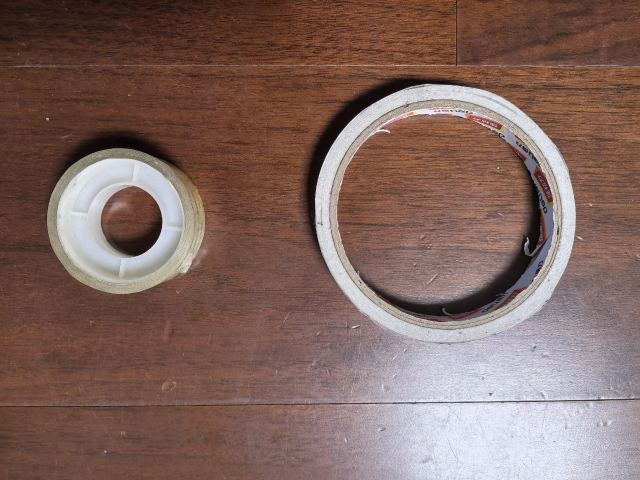
//> input picture 实验课4/实验课4/实验课3二值法/1.jpg, 1280 x 960 px (shown at 1/2 size)
$ ./FileName   (built with g++ and OpenCV 4)
//> lines starting //> are read from the running program, lines starting //| are printed output that depends on the picture; after the words box and inside, x2 and y2 are one past the last pixel; in counts of white or black regions, pixels touching at a corner belong together
#include <opencv2/opencv.hpp>
#include <iostream>
#include <vector>
#include <string>

using namespace cv;
using namespace std;

int main() {
    // ================= 0. 设置基础信息 =================
    string save_dir = "./"; // 图片保存路径
    string img_path = "E:/01_code/opcv/实验课4/实验课4/实验课3二值法/1.jpg";

    // ================= 1. 读取图像 =================
    Mat img_src = imread(img_path);
//> img_src is the input picture: 960 rows x 1280 cols, CV_8UC3; mean B, G, R 96.1, 102.9, 129.5
    if (img_src.empty()) {
        cout << "❌ 无法读取图像！请检查路径: " << img_path << endl;
        return -1;
    }
    cout << "图像读取成功，尺寸: " << img_src.cols << "x" << img_src.rows << endl;
//| 图像读取成功，尺寸: 1280x960

    // ================= 2. 预处理 (模糊 + 降亮) =================
    Mat img_blurred;
    GaussianBlur(img_src, img_blurred, Size(9, 9), 0);

    Mat img_darkened;
    img_blurred.convertTo(img_darkened, -1, 1, -20); // 降低亮度压暗背景

    // ================= 3. HSV 颜色分割 =================
    Mat img_hsv;
    cvtColor(img_darkened, img_hsv, COLOR_BGR2HSV);
//> img_hsv: 960 rows x 1280 cols, CV_8UC3; mean H, S, V 38.7, 109.3, 111.7

    Mat img_mask;
    // 提取偏白/亮色区域
    inRange(img_hsv, Scalar(0, 0, 180), Scalar(180, 100, 255), img_mask);
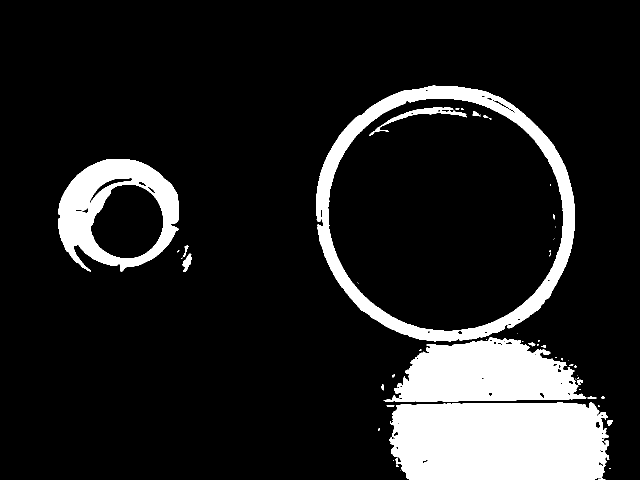
//> img_mask: 960 rows x 1280 cols, CV_8UC1 (shown at 1/2 size); 13.3% white; 51 white regions (31 under 20 px), largest, box (x1, y1, x2, y2) and area: (778, 805, 1219, 960) 63306, (632, 171, 1150, 683) 37220, (767, 675, 1173, 803) 35229

    // V通道二次约束
    vector<Mat> hsv_channels;
    split(img_hsv, hsv_channels);
    Mat val_mask;
    threshold(hsv_channels[2], val_mask, 120, 255, THRESH_BINARY);
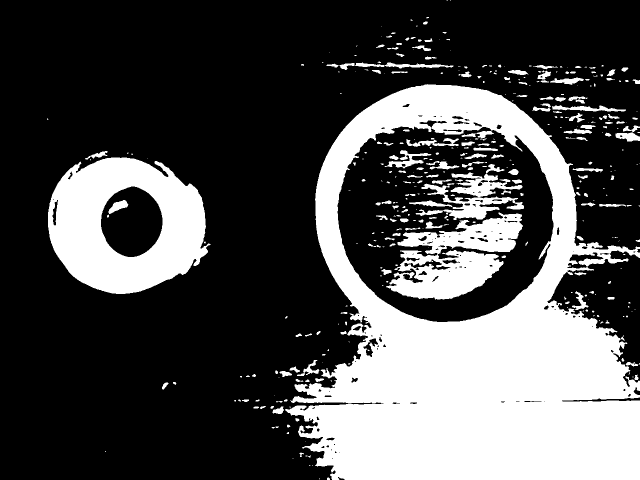
//> val_mask: 960 rows x 1280 cols, CV_8UC1 (shown at 1/2 size); 30.6% white; 385 white regions (204 under 20 px)
    bitwise_and(img_mask, val_mask, img_mask);

    // ================= 4. 底部位置过滤 (去反光) =================
    Mat img_filtered_binary = img_mask.clone();
    vector<vector<Point>> contours;
    findContours(img_filtered_binary, contours, RETR_EXTERNAL, CHAIN_APPROX_SIMPLE);
//> contours = 37 contours, 24 with area under 20; largest, box (x1, y1, x2, y2) and area: (632, 171, 1150, 683) 208301, (778, 805, 1219, 960) 62943, (116, 318, 358, 544) 41008, (767, 675, 1173, 803) 35004, (365, 507, 384, 544) 303

    int height_threshold = int(img_src.rows * 0.75);
//> height_threshold = 720
    for (auto& contour : contours) {
        Rect bound = boundingRect(contour);
        // 如果轮廓底部超过了阈值线，视为反光，填充黑色
        if (bound.y + bound.height >= height_threshold) {
            drawContours(img_filtered_binary, vector<vector<Point>>{contour}, -1, Scalar(0), FILLED);
        }
    }
//> this loop made 37 passes
//> bound on passes 2, 4, 5, 6, 7, 8, 9, 10, 11, 12, 13, 15: Rect(1218, 936, 4, 2), Rect(756, 857, 4, 5), Rect(1215, 840, 10, 12), Rect(1196, 810, 3, 4), Rect(773, 810, 16, 4), Rect(778, 805, 441, 155), Rect(1203, 793, 7, 4), Rect(1175, 793, 18, 5), Rect(1159, 778, 2, 2), Rect(763, 769, 4, 12), Rect(1154, 759, 12, 11), Rect(1155, 755, 3, 3)
//> (contour, bound) on passes 1, 3, 14, 16, 20, 27: (1 Point (x, y): [800, 940], Rect(800, 940, 1, 1)), (3 Points (x, y): [786, 920], [786, 921], [787, 920], Rect(786, 920, 2, 2)), (3 Points (x, y): [1151, 757], [1151, 758], [1152, 758], Rect(1151, 757, 2, 2)), (1 Point (x, y): [1155, 750], Rect(1155, 750, 1, 1)), (1 Point (x, y): [1137, 721], Rect(1137, 721, 1, 1)), (2 Points (x, y): [1044, 683], [1046, 683], Rect(1044, 683, 3, 1))
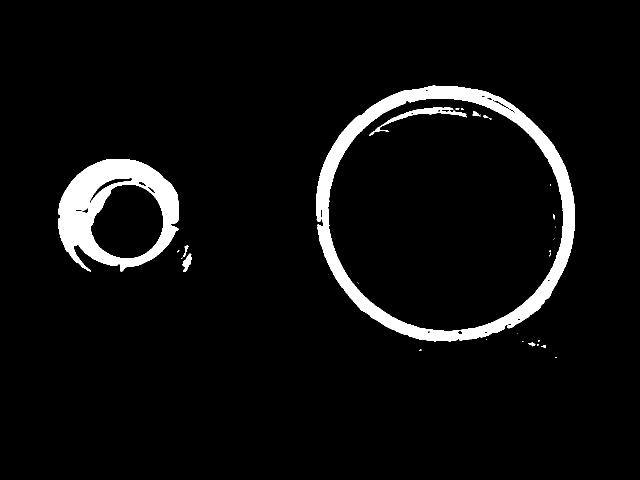
//> img_filtered_binary: 960 rows x 1280 cols, CV_8UC1 (shown at 1/2 size); 5.2% white; 29 white regions (19 under 20 px), largest, box (x1, y1, x2, y2) and area: (632, 171, 1150, 683) 37220, (116, 318, 358, 544) 24432, (738, 214, 933, 272) 1566

    // ================= 5. 形态学操作 =================
    int kernel_size = 6;
    Mat kernel = getStructuringElement(MORPH_ELLIPSE, Size(kernel_size, kernel_size));

    Mat img_eroded, img_dilated, img_opened, img_closed;
    erode(img_filtered_binary, img_eroded, kernel);
//> img_eroded: 960 rows x 1280 cols, CV_8UC1; 3.9% white; 13 white regions (8 under 20 px), largest, box (x1, y1, x2, y2) and area: (635, 174, 1148, 681) 27623, (119, 321, 356, 539) 19604, (829, 218, 875, 227) 201, (368, 520, 379, 532) 86, (782, 226, 820, 242) 84
    dilate(img_filtered_binary, img_dilated, kernel);
//> img_dilated: 960 rows x 1280 cols, CV_8UC1; 6.6% white; 19 white regions, largest, box (x1, y1, x2, y2) and area: (630, 169, 1153, 686) 46336, (114, 316, 361, 547) 28924, (736, 212, 936, 275) 3108
    morphologyEx(img_filtered_binary, img_opened, MORPH_OPEN, kernel);
//> img_opened: 960 rows x 1280 cols, CV_8UC1; 5.1% white; 9 white regions, largest, box (x1, y1, x2, y2) and area: (633, 172, 1151, 684) 37121, (117, 319, 359, 542) 24195, (827, 215, 885, 230) 533
    morphologyEx(img_filtered_binary, img_closed, MORPH_CLOSE, kernel);
//> img_closed: 960 rows x 1280 cols, CV_8UC1; 5.3% white; 17 white regions (9 under 20 px)

    // ================= 6. 外圈检测 (最终结果) =================
    Mat img_result = img_src.clone();
    vector<vector<Point>> final_contours;

    // 只检测外轮廓 (RETR_EXTERNAL)
    findContours(img_closed, final_contours, RETR_EXTERNAL, CHAIN_APPROX_SIMPLE);
//> final_contours = 10 contours, 5 with area under 20; largest, box (x1, y1, x2, y2) and area: (633, 172, 1151, 684) 208433, (117, 319, 359, 544) 41004, (366, 491, 385, 544) 400, (1057, 686, 1077, 693) 41, (1083, 691, 1093, 696) 22

    for (int i = 0; i < final_contours.size(); i++) {
        double area = contourArea(final_contours[i]);
        if (area > 500) { // 简单面积过滤
            // 绘制绿色外圈，线宽2
            drawContours(img_result, final_contours, i, Scalar(0, 255, 0), 2);
        }
    }
//> this loop made 10 passes
//> area on passes 3, 4, 8, 9, 10: 22, 41, 399.5, 41003.5, 208433
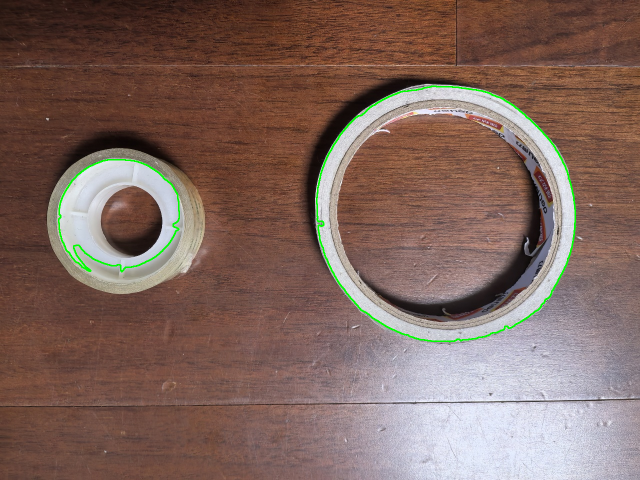
//> img_result: 960 rows x 1280 cols, CV_8UC3 (shown at 1/2 size); 0.71% of pixels changed, all inside (x1, y1, x2, y2) = (116, 171, 1152, 685)

    // ================= 7. 单独展示与保存 (8个独立窗口) =================
    cout << "正在弹出独立窗口并保存图片..." << endl;

    // 定义一个辅助宏，方便写重复代码
    // 参数: 窗口名, 图像变量, 文件名
    auto show_and_save = [&](string name, Mat& m, string filename) {
        namedWindow(name, WINDOW_NORMAL); // 允许调整窗口大小
        imshow(name, m);
        imwrite(save_dir + filename, m);
        };

    show_and_save("1. Original", img_src, "01_Original.jpg");
    show_and_save("2. HSV Mask", img_mask, "02_HSV_Mask.jpg");
    show_and_save("3. Filtered Binary", img_filtered_binary, "03_Filtered_Binary.jpg");
    show_and_save("4. Eroded", img_eroded, "04_Eroded.jpg");
    show_and_save("5. Dilated", img_dilated, "05_Dilated.jpg");
    show_and_save("6. Opened", img_opened, "06_Opened.jpg");
    show_and_save("7. Closed", img_closed, "07_Closed.jpg");
    show_and_save("8. Final Result", img_result, "08_Final_Result.jpg");

    // ================= 8. 生成无变形拼接大图 =================
    // 为了拼接，必须先将所有单通道图转为3通道(BGR)
    Mat d_mask, d_filtered, d_eroded, d_dilated, d_opened, d_closed;
    cvtColor(img_mask, d_mask, COLOR_GRAY2BGR);
    cvtColor(img_filtered_binary, d_filtered, COLOR_GRAY2BGR);
    cvtColor(img_eroded, d_eroded, COLOR_GRAY2BGR);
    cvtColor(img_dilated, d_dilated, COLOR_GRAY2BGR);
    cvtColor(img_opened, d_opened, COLOR_GRAY2BGR);
    cvtColor(img_closed, d_closed, COLOR_GRAY2BGR);
//> d_closed: 960 rows x 1280 cols, CV_8UC3; 5.3% white; 17 white regions (9 under 20 px), largest, box (x1, y1, x2, y2) and area: (633, 172, 1151, 684) 37610, (117, 319, 359, 544) 24718, (739, 215, 934, 272) 1775

    // 拼接布局：2行 x 4列
    Mat row1, row2, combined;
    // 第一行: 原图 | HSV掩码 | 过滤后二值 | 腐蚀
    hconcat(vector<Mat>{img_src, d_mask, d_filtered, d_eroded}, row1);
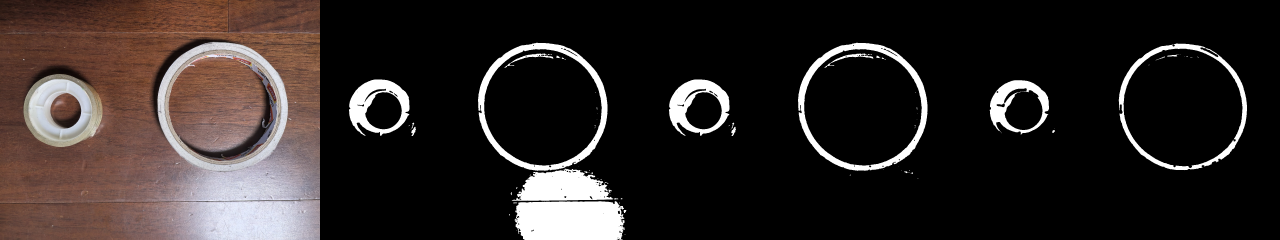
//> row1: 960 rows x 5120 cols, CV_8UC3 (shown at 1/4 size); mean B, G, R 38.3, 40, 46.6
    // 第二行: 膨胀 | 开运算 | 闭运算 | 最终结果
    hconcat(vector<Mat>{d_dilated, d_opened, d_closed, img_result}, row2);
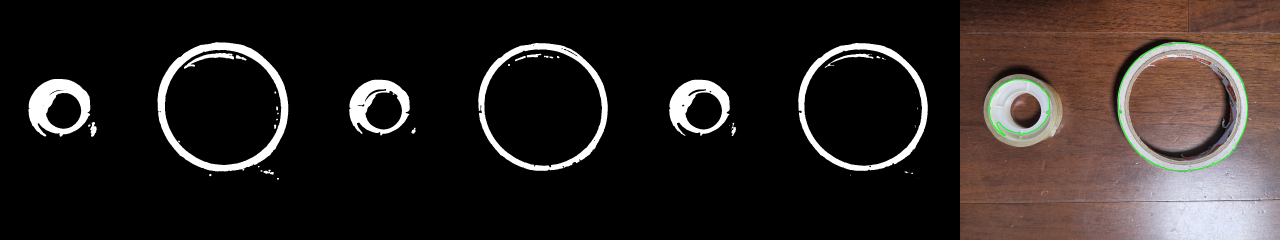
//> row2: 960 rows x 5120 cols, CV_8UC3 (shown at 1/4 size); mean B, G, R 34.5, 36.6, 42.8
    // 垂直合并
    vconcat(row1, row2, combined);
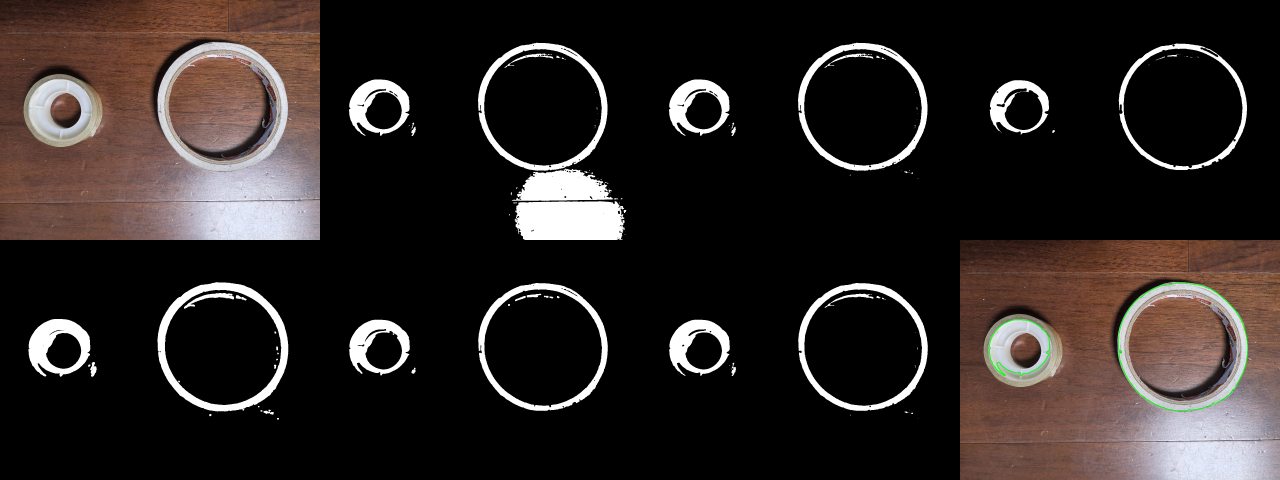
//> combined: 1920 rows x 5120 cols, CV_8UC3 (shown at 1/4 size); mean B, G, R 36.4, 38.3, 44.7

    // --- 关键修改：按比例缩放，杜绝变形 ---
    // 之前可能用了固定尺寸(如300x200)，那会导致拉伸变形。
    // 现在我们使用缩放因子 (fx, fy)。
    // 0.4 表示长宽都变为原来的 40%，保持原始宽高比。
    Mat combined_show;
    resize(combined, combined_show, Size(), 0.4, 0.4);

    // 显示拼接图
    namedWindow("Process Flow (All in One)", WINDOW_NORMAL);
    imshow("Process Flow (All in One)", combined_show);

    // 保存拼接图 (保存全尺寸高清版)
    imwrite(save_dir + "00_All_In_One_Result.jpg", combined);

    cout << "✅ 所有操作完成！按任意键退出..." << endl;
    waitKey(0);
    destroyAllWindows();
    return 0;
}

$ run again, with 实验课4/实验课4/实验课3二值法/hgg.png saved as 实验课4/实验课4/实验课3二值法/1.jpg
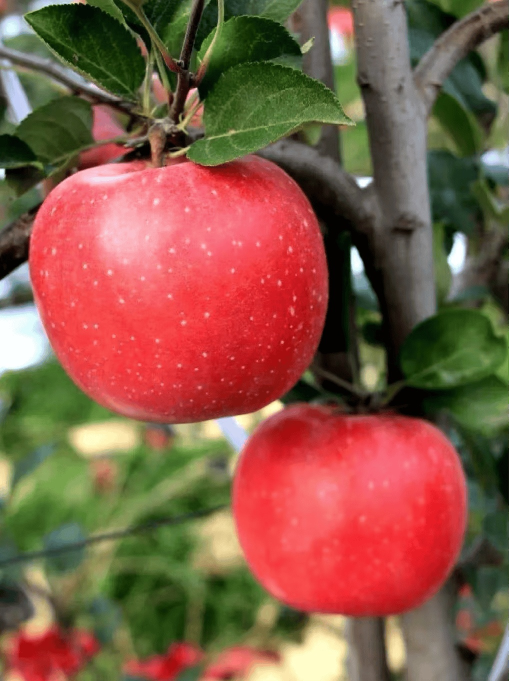
//> input picture 实验课4/实验课4/实验课3二值法/hgg.png, 1017 x 1362 px (shown at 1/2 size)
//> img_src is the input picture: 1362 rows x 1017 cols, CV_8UC3; mean B, G, R 70.4, 89.6, 133.2
//| 图像读取成功，尺寸: 1017x1362
//> img_hsv: 1362 rows x 1017 cols, CV_8UC3; mean H, S, V 71.5, 150.9, 123.1
//> img_mask: 1362 rows x 1017 cols, CV_8UC1; 4.9% white; 58 white regions (15 under 20 px), largest, box (x1, y1, x2, y2) and area: (499, 1253, 694, 1362) 11985, (0, 602, 100, 747) 10478, (198, 389, 339, 528) 10236
//> `threshold(hsv_channels[2], val_mask, 120, 255, THRESH_BINARY);`:
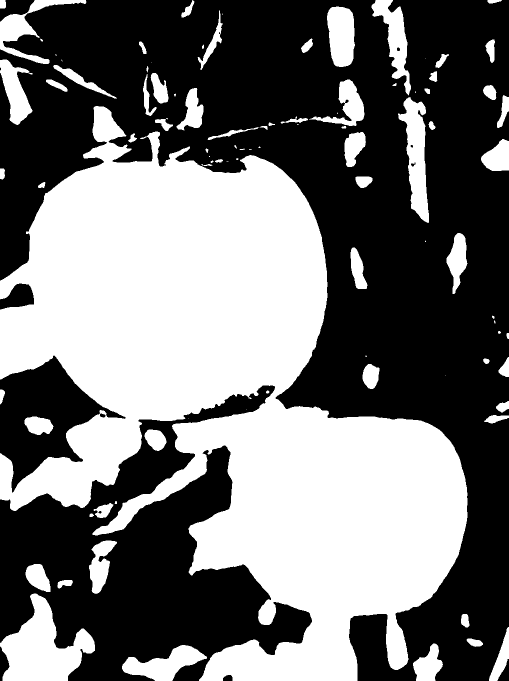
//> val_mask: 1362 rows x 1017 cols, CV_8UC1 (shown at 1/2 size); 45.2% white; 93 white regions (20 under 20 px)
//> contours = 57 contours, 17 with area under 20; largest, box (x1, y1, x2, y2) and area: (499, 1253, 694, 1362) 11718, (0, 602, 100, 747) 10272, (198, 389, 339, 528) 10027, (147, 846, 270, 908) 5630, (402, 829, 508, 941) 4425
//> the loop `for (auto& contour : contours)` made 57 passes
//> bound on passes 1, 2, 3, 4, 5, 6, 7, 10: Rect(988, 1275, 29, 81), Rect(778, 1260, 30, 72), Rect(651, 1254, 4, 4), Rect(499, 1253, 195, 109), Rect(660, 1235, 29, 21), Rect(61, 1214, 36, 35), Rect(66, 1144, 23, 24), Rect(406, 1032, 67, 87)
//> img_eroded: 1362 rows x 1017 cols, CV_8UC1; 2.8% white; 34 white regions (12 under 20 px), largest, box (x1, y1, x2, y2) and area: (0, 615, 95, 744) 9716, (202, 392, 322, 526) 8896, (150, 850, 267, 906) 4923
//> img_dilated: 1362 rows x 1017 cols, CV_8UC1; 4.5% white; 43 white regions, largest, box (x1, y1, x2, y2) and area: (196, 387, 342, 531) 11666, (0, 600, 103, 750) 11345, (145, 844, 273, 911) 6709
//> img_opened: 1362 rows x 1017 cols, CV_8UC1; 3.5% white; 32 white regions, largest, box (x1, y1, x2, y2) and area: (0, 613, 98, 747) 10494, (200, 390, 325, 529) 10155, (148, 848, 270, 909) 5740
//> img_closed: 1362 rows x 1017 cols, CV_8UC1; 3.6% white; 43 white regions (9 under 20 px)
//> final_contours = 43 contours, 12 with area under 20; largest, box (x1, y1, x2, y2) and area: (0, 603, 100, 747) 10329, (199, 390, 340, 529) 10069, (148, 847, 271, 909) 5697, (403, 830, 509, 941) 4410, (118, 328, 267, 377) 3448
//> the loop `for (int i = 0; i < final_contours.size(); i++)` made 43 passes
//> area on passes 1, 2, 3, 4, 5, 6, 7, 9: 800.5, 86, 5697, 4409.5, 829.5, 176.5, 10329, 520.5
//> d_filtered: 1362 rows x 1017 cols, CV_8UC3; 3.6% white; 47 white regions (11 under 20 px), largest, box (x1, y1, x2, y2) and area: (0, 602, 100, 747) 10478, (198, 389, 339, 528) 10236, (147, 846, 270, 908) 5780
//> d_closed: 1362 rows x 1017 cols, CV_8UC3; 3.6% white; 43 white regions (9 under 20 px), largest, box (x1, y1, x2, y2) and area: (0, 603, 100, 747) 10532, (199, 390, 340, 529) 10282, (148, 847, 271, 909) 5844
//> `vconcat(row1, row2, combined);`:
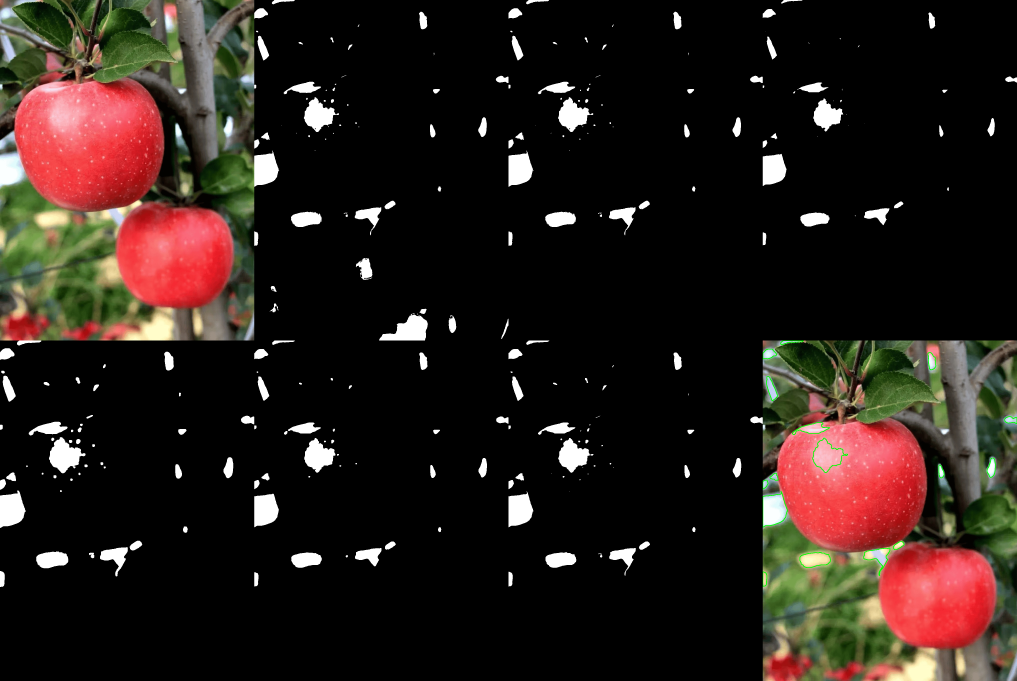
//> combined: 2724 rows x 4068 cols, CV_8UC3 (shown at 1/4 size); mean B, G, R 24.7, 29.8, 40.4
